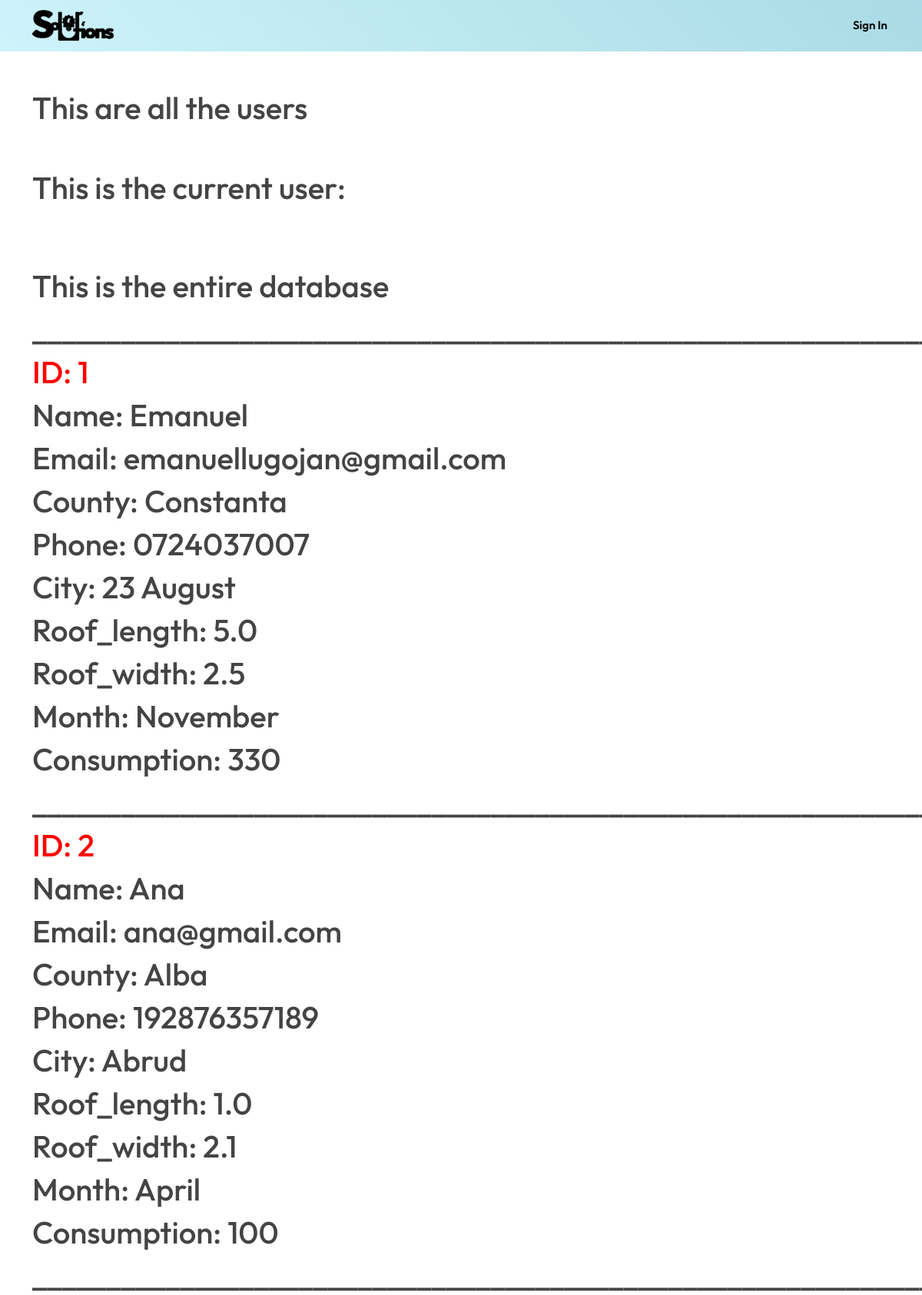
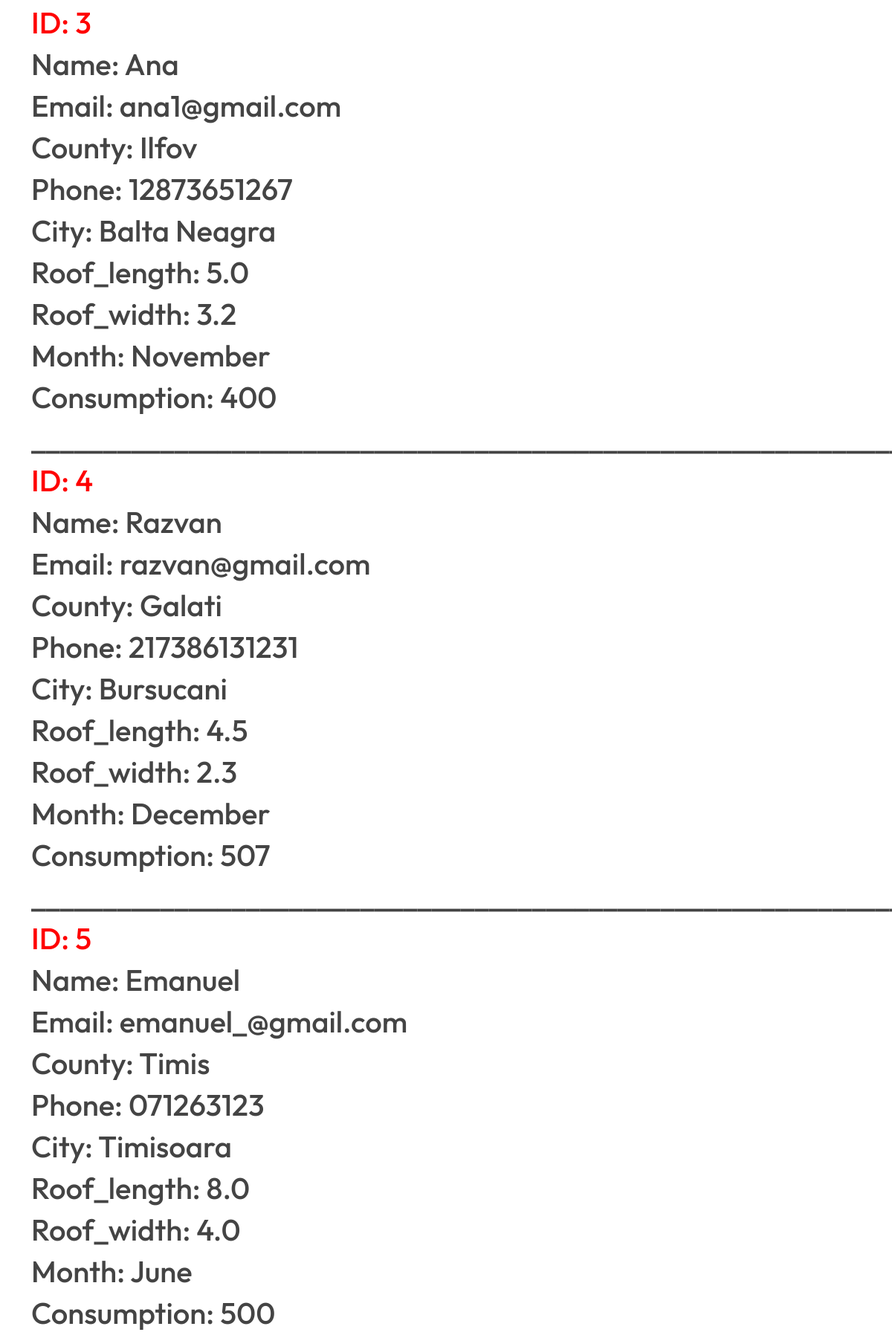
The page /database (upper part) on the database its author committed (2 pictures, top to bottom).
### website/models.py (models this page shows)
class User(db.Model, UserMixin):
    id = db.Column(db.Integer, primary_key=True)
    name = db.Column(db.String(150))
    email = db.Column(db.String(150), unique=True)
    password = db.Column(db.String(150))
    phone = db.Column(db.String(150))
    county = db.Column(db.String(150))
    city = db.Column(db.String(150))
    roof_length = db.Column(db.Float)
    roof_width = db.Column(db.Float)
    month = db.Column(db.String(150))
    consumption = db.Column(db.Integer)

### website/views.py (the view)
@views.route('/database')
def database():
    return render_template('database.html', user=current_user, table_user=User.query.all())

### website/templates/database.html (shortened to what this page needs)
{% extends "header_footer_general.html" %}
{% block content %}
<h1>This are all the users</h1>
<br>
<br>
<h1>This is the current user:</h1>
<br>
<br>
<br>
<h1>This is the entire database</h1>
{% for user in table_user %}
<h1>____________________________________________________________________</h1>
<h1 style="color: red;"> ID: {{user.id}} </h1>
<h1>Name: {{user.name}}</h1>
<h1>Email: {{user.email}}</h1>
<h1>County: {{user.county}}</h1>
<h1>Phone: {{user.phone}}</h1>
<h1>City: {{user.city}}</h1>
<h1>Roof_length: {{user.roof_length}}</h1>
<h1>Roof_width: {{user.roof_width}}</h1>
<h1>Month: {{user.month}}</h1>
<h1>Consumption: {{user.consumption}}</h1>
{% endfor %}
{% endblock %}

### website/templates/header_footer_general.html (shortened to what this page needs)
<!DOCTYPE html>
<html lang="en">
<head>
  <link rel="stylesheet" type="text/css" href = "{{ url_for('static',filename='assets/vendor/aos/aos.css') }}">
  <link rel="stylesheet" type="text/css" href = "{{ url_for('static',filename='assets/vendor/bootstrap/css/bootstrap.min.css') }}">
  <link rel="stylesheet" type="text/css" href = "{{ url_for('static',filename='assets/vendor/bootstrap-icons/bootstrap-icons.css') }}">
  <link rel="stylesheet" type="text/css" href = "{{ url_for('static',filename='assets/vendor/boxicons/css/boxicons.min.css') }}">
  <link rel="stylesheet" type="text/css" href = "{{ url_for('static',filename='assets/vendor/glightbox/css/glightbox.min.css') }}">
  <link rel="stylesheet" type="text/css" href = "{{ url_for('static',filename='assets/vendor/swiper/swiper-bundle.min.css') }}">
  <link rel="stylesheet" type="text/css" href = "{{ url_for('static',filename='assets/css/style.css') }}">
</head>
<body>
    <header id="header" class="fixed-top header-inner-pages">
    <div class="container d-flex align-items-center justify-content-between">
       <a href="/" class="logo"><img src="{{ url_for('static',filename='assets/img/logo.png') }}" alt="" class="img-fluid"></a>
      <nav id="navbar" class="navbar">
        <ul>
          {% if user.is_authenticated %}
              <li><a class="nav-link scrollto" href="/profile">Profile</a></li>
              <li><a class="nav-link scrollto" href="/calculator">Calculator</a></li>
          {% else %}
              <li><a class="nav-link scrollto" href="/SIgnInSignUp">Sign In</a></li>
          {% endif %}
        </ul>
      </nav>
    </div>
  </header>
    <section class="inner-page">
      <div class="container">
        <p>
         {% block content %}{% endblock %}
        </p>
      </div>
    </section>
</body>
</html>

### website/static/assets/css/style.css (style rules this page uses)
body { font-family: "Outfit", sans-serif; color: #444444; }
a { color: #30849E; text-decoration: none; }
h1, h2, h3, h4, h5, h6 { font-family: "Outfit", sans-serif; }
#header { transition: all 0.5s; z-index: 997; padding: 20px 0; }
#header.header-scrolled, #header.header-inner-pages { background: linear-gradient(45deg, #D3F7FF, #4694a6); background-size: 400% 400%; -webkit-animation: AnimationName 10s ease infinite; -moz-animation: AnimationName 10s ease infinite; animation: AnimationName 10s ease infinite; padding: 12px 0; }
#header .logo { font-size: 32px; margin: 0; padding: 0; line-height: 1; font-weight: 400; letter-spacing: 2px; text-transform: uppercase; }
#header .logo img { max-height: 40px; }
.navbar { padding: 0; }
.navbar ul { margin: 0; padding: 0; display: flex; list-style: none; align-items: center; }
.navbar li { position: relative; }
.navbar > ul > li { padding: 10px 0 10px 24px; }
.navbar a, .navbar a:focus { display: flex; align-items: center; justify-content: space-between; padding: 0 3px; font-family: "Poppins", Outfit; font-size: 15px; font-weight: 600; color: black; white-space: nowrap; transition: 0.3s; position: relative; }
.navbar > ul > li > a:before { content: ""; position: absolute; width: 100%; height: 2px; bottom: -5px; left: 0; background-color: #fff; visibility: hidden; width: 0px; transition: all 0.3s ease-in-out 0s; }
section { padding: 100px 0; overflow: hidden; }

### rows shown on the page
User: id "1", name "Emanuel", email "emanuellugojan@gmail.com", county "Constanta", phone "0724037007", city "23 August", roof_length "5.0", roof_width "2.5", month "November", consumption "330"
User: id "2", name "Ana", email "ana@gmail.com", county "Alba", phone "192876357189", city "Abrud", roof_length "1.0", roof_width "2.1", month "April", consumption "100"
User: id "3", name "Ana", email "ana1@gmail.com", county "Ilfov", phone "12873651267", city "Balta Neagra", roof_length "5.0", roof_width "3.2", month "November", consumption "400"
User: id "4", name "Razvan", email "razvan@gmail.com", county "Galati", phone "217386131231", city "Bursucani", roof_length "4.5", roof_width "2.3", month "December", consumption "507"
User: id "5", name "Emanuel", email "emanuel_@gmail.com", county "Timis", phone "071263123", city "Timisoara", roof_length "8.0", roof_width "4.0", month "June", consumption "500"
